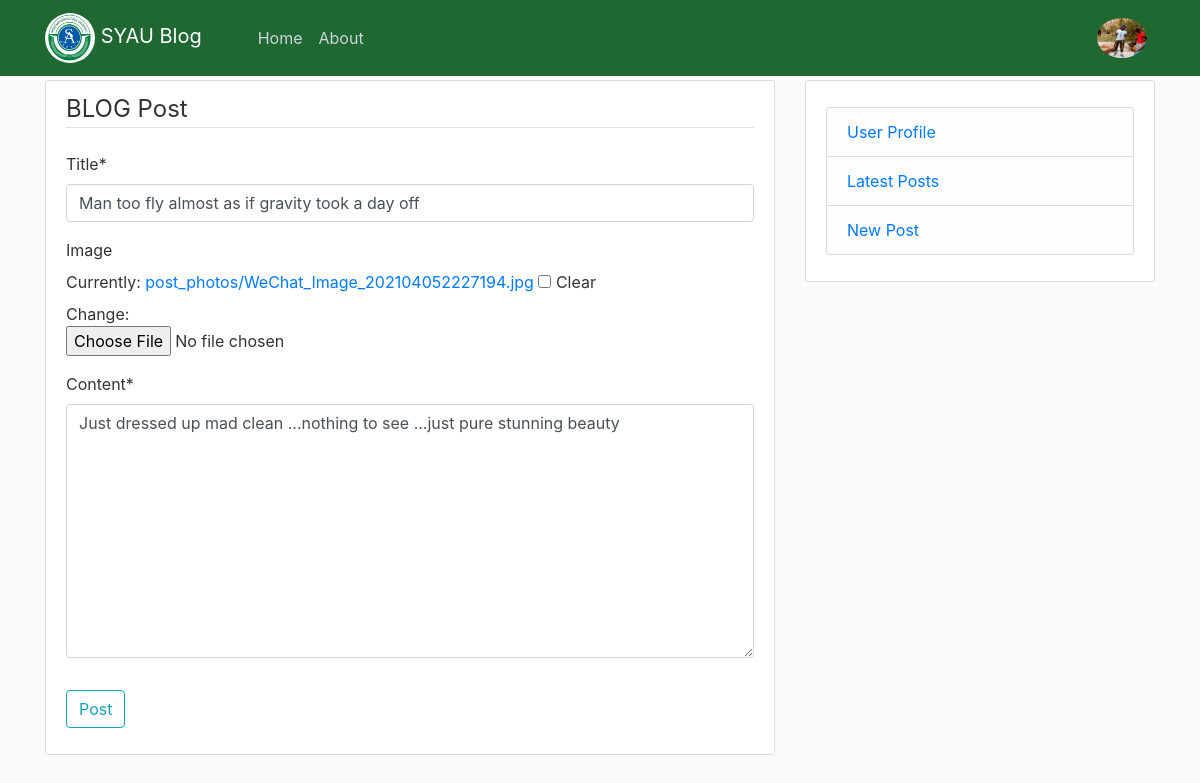
Page /post/21/update (signed in) on the committed database.
### users/models.py (models this page shows, shortened)
class Profile(models.Model):
    user=models.OneToOneField(User,on_delete=models.CASCADE)
    image=models.ImageField(default='default.jpg',upload_to='profile_pics')

### blog/models.py (models this page shows, shortened)
class Post(models.Model):
    title=models.CharField(max_length=100)
    image=models.ImageField(upload_to='post_photos',blank=True,null=True)
    content=models.TextField()
    date_posted=models.DateTimeField(default=timezone.now)
    author=models.ForeignKey(User,on_delete=CASCADE)

### blog/views.py (the view, shortened to what this page needs)
# urls.py: path('post/<int:pk>/update', PostUpdateView.as_view(),name='post-update'),
class PostUpdateView(LoginRequiredMixin,UserPassesTestMixin,UpdateView):
     model=Post
     fields=['title','image','content']
     def test_func(self):
        post=self.get_object()
        if self.request.user==post.author:
            return True

### blog/templates/blog/Post_form.html (shortened to what this page needs)
{% extends "blog/base.html" %}
{% load crispy_forms_tags %}
{% block content %}
         <div class="content-section">
             <form method="POST" enctype="multipart/form-data">
                 <fieldset class="form-group">
                     <legend class="border-bottom mb-4">BLOG Post</legend>
                     {{ form |crispy }}
                 </fieldset>
                 <div class="form-group">
                     <button class="btn btn-outline-info" type="submit">Post</button>
                 </div>
             </form>
         </div>
{% endblock content %}

### blog/templates/blog/base.html (shortened to what this page needs)
{% load static %}
<!doctype html>
<html lang="en">
  <head>
    <link rel="stylesheet" href="https://maxcdn.bootstrapcdn.com/bootstrap/4.0.0/css/bootstrap.min.css">
    <link rel="stylesheet" type="text/css" href="{% static 'blog/main.css' %}">
  </head>
  <body>
    <header class="site-header">
      <nav class="navbar navbar-expand-md navbar-dark bg-steel fixed-top">
        <div class="container">
          <a class="navbar-brand mr-5" href="/"> <img class="rounded-circle" src="{% static 'blog/syaulogo.png' %}" alt="logo" height="50px" width="50px">  SYAU Blog</a>
          <div class="collapse navbar-collapse" id="navbarToggle">
            <div class="navbar-nav mr-auto">
              <a class="nav-item nav-link" href="{%url 'blog-home' %}">Home</a>
              <a class="nav-item nav-link" href="{%url 'blog-about' %}">About</a>
            </div>
            <div class="navbar-nav">
              {% if user.is_authenticated %}
              <a class="nav-item nav-link" href="{% url 'profile' %}"> <img class="rounded-circle " src="{{ user.profile.image.url }}" width="50px" height="40px"></a>
              {% else %}
              <a class="nav-item nav-link" href="{% url 'login' %}">Login</a>
              <a class="nav-item nav-link" href="{% url 'register' %}">Register</a>
              {% endif %}
            </div>
          </div>
        </div>
      </nav>
    </header>
    <main role="main" class="container">
      <div class="row">
        <div class="col-md-8">
          {% block content %}{% endblock %}
        </div>
        <div class="col-md-4">
          {% if user.is_authenticated %}
          <div class="content-section">
            <p class='text-muted'>
              <ul class="list-group">
                <li class="list-group-item list-group-item-light" > <a  href="{% url 'profile' %}"> User Profile</a></li>
                <li class="list-group-item list-group-item-light"><a  href="{% url 'blog-home' %}">Latest Posts</a></li>
                <li class="list-group-item list-group-item-light"> <a  href="{% url 'post-create' %}">New Post</a> </li>
              </ul>
            </p>
          </div>
          {% endif %}
        </div>
      </div>
    </main>
  </body>
</html>

### blog/static/blog/main.css (style rules this page uses)
body { background: #fafafa; color: #333333; margin-top: 5rem; }
ul { margin: 0; }
.bg-steel { background-color: #0e5c22ec; }
.site-header .navbar-nav .nav-link { color: #cbd5db; }
.content-section { background: #ffffff; padding: 10px 20px; border: 1px solid #dddddd; border-radius: 3px; margin-bottom: 20px; }

### rows in the picture
Post: title "Man too fly almost as if gravity took a day off", content "Just dressed up mad clean ...nothing to see ...just pure stunning beauty"
